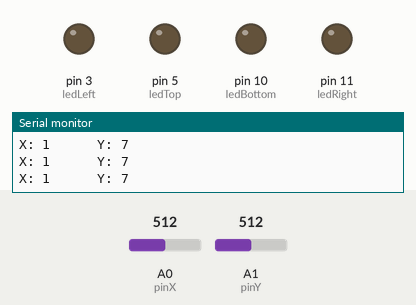
This sketch was run on a simulated Arduino Uno, built with avr-gcc and run on an emulated ATmega328P. On the bench: output pins drawn as LEDs (lit = HIGH), the last lines printed to the serial monitor. Inputs (shaded band) come from the test bench; at power-on: A0 (pinX) = 512, A1 (pinY) = 512.

Above: at 1.2 s.
1.3 s: A0 (pinX) set to 306
At 2.2 s:
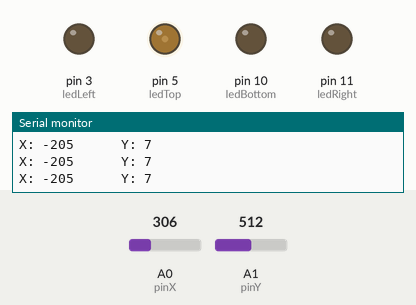
2.8 s: A1 (pinY) set to 306
At 3.5 s:
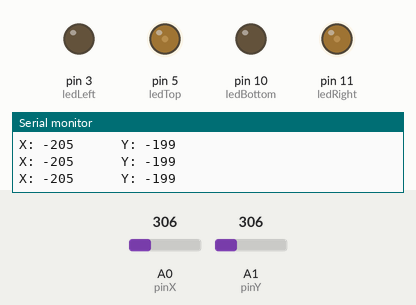
4.3 s: A0 (pinX) set to 511
At 5.2 s:
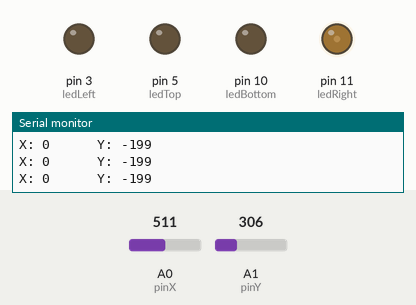
5.8 s: A1 (pinY) set to 716
At 6.4 s:
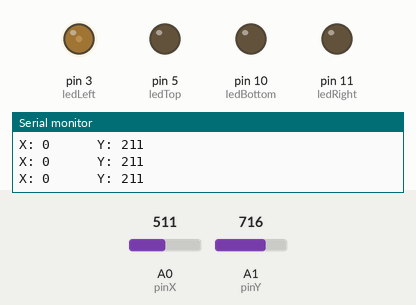
7.3 s: A0 (pinX) set to 483
At 8.5 s:
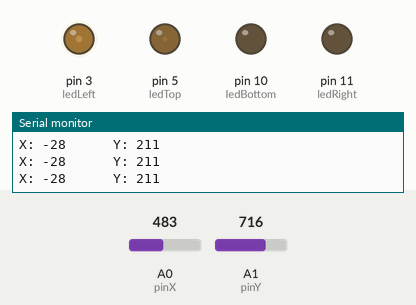
8.8 s: A1 (pinY) set to 122
At 9.8 s:
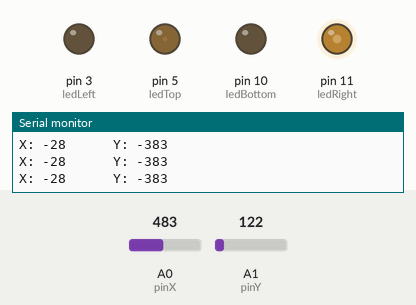
Timing chart, 0 to 11.3 s (numbered marks = the images above; inputs shaded):
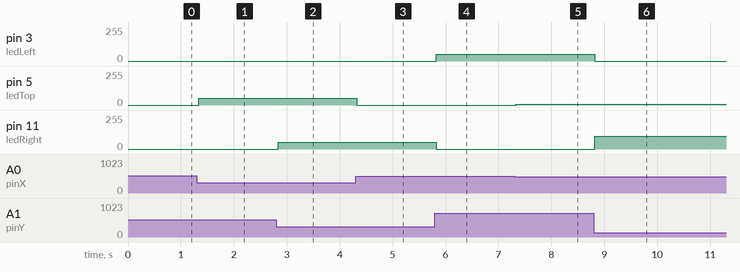

The sketch:

Joycon_LEDs.ino
```cpp
int pinX=A0;
int pinY=A1;
int ledTop=5;
int ledRight=11;
int ledBottom=10;
int ledLeft=3;

void setup() {
  pinMode(pinX, INPUT);
  pinMode(pinY, INPUT);
  pinMode(ledTop, OUTPUT);
  pinMode(ledRight, OUTPUT);
  pinMode(ledBottom, OUTPUT);
  pinMode(ledLeft, OUTPUT);
  Serial.begin(9600);
}

  int x;
  int y;
  int rawX;
  int rawY;

void loop() {
  rawX = analogRead(pinX);
  rawY = analogRead(pinY);
  x = rawX -511 ;
  y = rawY -505 ;

  Serial.print("X: ");
  Serial.print(x);
  Serial.print("      ");
  Serial.print("Y: ");
  Serial.println(y);

  if (x<-10) {
    analogWrite(ledTop, (abs(x) /4));
    digitalWrite(ledBottom, LOW);
  }
  else if (x>10) {
    analogWrite(ledBottom, (x/4));
    digitalWrite(ledTop, LOW);
  }
  if (y<-10) {
    analogWrite(ledRight, (abs(y) /4));
    digitalWrite(ledLeft, LOW);
  }
  else if (y>10) {
    analogWrite(ledLeft, (y/4));
    digitalWrite(ledRight, LOW);
  }
  if (x >-10 && x<10) {
    digitalWrite(ledTop, LOW);
    digitalWrite(ledBottom, LOW);
  }
  if (y >-10 && y<10) {
    digitalWrite(ledRight, LOW);
    digitalWrite(ledLeft, LOW);
  }


}
```

Measured:
- after the input at 1.3 s, pin 5 (ledTop): 0/255 → 51/255 at once
- after the input at 2.8 s, pin 11 (ledRight): 0/255 → 49/255 at once
- after the input at 4.3 s, pin 5 (ledTop): 51/255 → 0/255 at once
- after the input at 5.8 s, pin 3 (ledLeft): 0/255 → 52/255 at once; pin 11 (ledRight): 49/255 → 0/255 at once
- after the input at 7.3 s, pin 5 (ledTop): 0/255 → 7/255 at once
- after the input at 8.8 s, pin 3 (ledLeft): 52/255 → 0/255 at once; pin 11 (ledRight): 0/255 → 95/255 at once
